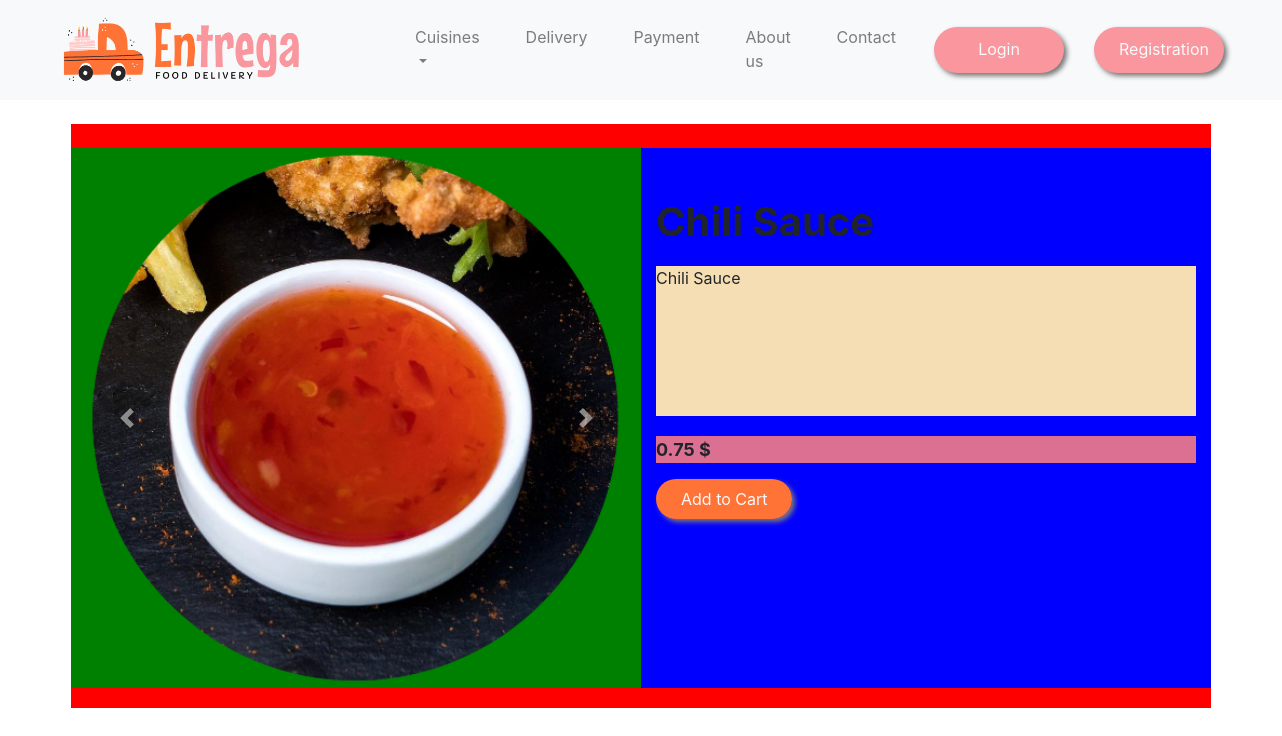
Page /menu/product/5/ on the committed database.
### core/models.py (models this page shows, shortened)
class Image (models.Model):
    product = models.ForeignKey(Product, default=None, related_name='images', on_delete=models.CASCADE)
    image = models.ImageField(upload_to=f'product/', blank=True)
    default = models.BooleanField(default=False)
    objects = ImageManager()

class Product(models.Model):
    name = models.CharField(max_length=255)
    restaurant = models.ForeignKey(Restaurant, on_delete=models.SET_NULL, null=True)
    section = models.ForeignKey(Menu, on_delete=models.SET_NULL, null=True)
    ingredient = models.CharField(max_length=255, blank=True, null=True)
    description = models.TextField(max_length=1000, default='')
    price = models.DecimalField(max_digits=6, decimal_places=2)
    created_at = models.DateTimeField(auto_now_add=True)
    updated_at = models.DateTimeField(auto_now=True)
    objects = ProductManager()

### core/views.py (the view)
# urls.py: path("product/<int:pk>/", views.ProductDetailView.as_view(), name='detail'),
class ProductDetailView(DetailView):
    template_name = 'includes/product.html'
    model = Product
    def get_queryset(self):
        product_id = self.request.GET.get('id', None)
        if product_id:
            return self.model.objects.get_by_product_id(product_id)
        return super(ProductDetailView, self).get_queryset()
    def get_context_data(self, **kwargs):
        context = super(ProductDetailView, self).get_context_data(**kwargs)
        context['images'] = Image.objects.all()
        return context

### core/templates/includes/product.html (shortened to what this page needs)
{% extends 'base.html' %}
{% load bootstrap4 %}
{%  load static %}
{% block css %}
    <link rel="stylesheet" href="{% static 'css/custom.css' %}">
{% endblock css %}
{%  block content %}
    <br>
    <div class="container" style="background-color: red; margin-bottom: 20px">
        <br>
        <div class="row justify-content-center">
            <div class="col-md-6" style="margin-bottom: 20px; background-color: green; ">
                <div id="carouselExampleControls" class="carousel slide" data-ride="carousel">
                    <div class="carousel-inner">
                        {% for image in product.images.all %}
                            {% if image.default == True %}
                                <div class="carousel-item active">
                                    <img class="d-block w-100" src="{{ image.image.url }}" alt="First slide">
                                </div>
                            {% else %}
                                <div class="carousel-item">
                                    <img class="d-block w-100" src="{{ image.image.url }} " alt="Third slide">
                                </div>
                            {% endif %}
                        {% endfor %}
                        <a class="carousel-control-prev" href="#carouselExampleControls" role="button" data-slide="prev">
                        <span class="carousel-control-prev-icon" aria-hidden="true"></span>
                        </a>
                        <a class="carousel-control-next" href="#carouselExampleControls" role="button" data-slide="next">
                        <span class="carousel-control-next-icon" aria-hidden="true"></span>
                        </a>
                    </div>
                </div>
            </div>
            <div class="col-md-6" style="margin-bottom: 20px; background-color: blue; min-height: 400px; min-width: 500px">
                <h1 style="font-weight: bold; margin-top: 50px">{{ product.name }}</h1>
                <div class="card-text" style="margin-top: 20px; background-color: wheat; min-height: 150px;">
                    {{ product.description }}
                </div>
                <div class="card-text" style="margin-top: 20px; background-color: palevioletred; font-weight: bold; font-size: large">
                    {{ product.price }} $
                </div>
                <br>
                <a href="#" class="action-btn">Add to Cart</a>
            </div>
        </div>
    </div>
{%  endblock content %}

### static/css/custom.css (style rules this page uses)
.action-btn { background-color: #FF7336; color: #F8F9FA !important; text-underline-color: transparent; border-radius: 30px; padding: 10px 25px !important; box-shadow: 3px 3px 5px #777; width: 100px; text-align: center; }

### rows in the picture
Image: image (picture)
Product: description "Chili Sauce", price "0.75"
